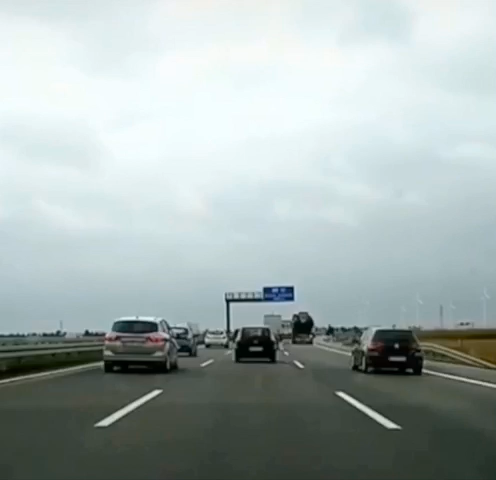
#> input picture frame 30 of input_vid.mp4, 496 x 480 px
$ python lane_detection_MAIN.py
#> lines starting #> are read from the running program, lines starting #| are printed output that depends on the picture; after the words box and inside, x2 and y2 are one past the last pixel; in counts of white or black regions, pixels touching at a corner belong together
### region_interest.py
import numpy as np
import cv2
from round import round_half_up

def region_of_interest(img, vertices, rect_vertices):
    # Define a blank matrix that matches the image height/width.
    mask = np.zeros_like(img)    # Retrieve the number of color channels of the image.
    channel_count = img.shape[2]    # Create a match color with the same color channel counts.
    match_mask_color = (255,) * channel_count

    # Fill inside the polygon
    cv2.fillPoly(mask, vertices, match_mask_color)
    cv2.fillPoly(mask, rect_vertices, match_mask_color)

    # Returning the image only where mask pixels match
    masked_image = cv2.bitwise_and(img, mask)
    return masked_image

def cropImage(frame):

    # Get height of input image
    height, width = frame.shape[:2]
    # Define corners of triangle
    top = (int(round_half_up(width/2,0)), int(round_half_up(height/1.43, 0))) #height/1.47 1.43
    left = (0, int(round_half_up(height*0.9)))
    right = (width, int(round_half_up(height*0.9)))

    region_of_interest_vertices = [(left),(top),(right),]

    # Define corners of rectangle
    rect_top_left = (0, int(round_half_up(height*0.9)))
    rect_top_right = (width, int(round_half_up(height*0.9)))
    rect_bot_left = (0, height)
    rect_bot_right = (width, height)

    rect_of_interest_vertices = [(rect_top_left),(rect_top_right),(rect_bot_right),(rect_bot_left),]

    cropped_image = region_of_interest(frame, np.array([region_of_interest_vertices], np.int32), np.array([rect_of_interest_vertices], np.int32),)

    return cropped_image

### split_mask.py
import cv2
import numpy as np
from round import round_half_up


def splitLeftRight(mask):

# Get height and width of mask
    height, width = mask.shape[:2]

# Black out left side to just receive right lines
    # represents the top left corner of rectangle
    start_right = (0, 0)
    # bottom right corner of rectangle
    end_right = (int(round_half_up(width/2)), height)

# Black out right side to just receive left lines
    start_left = (int(round_half_up(width/2)), 0)
    # bottom right corner of rectangle
    end_left = (width, height)

    # Black color in BGR
    color = (0, 0, 0)
    # Line thickness of -1 to fill rectangle
    thickness = -1

# Copy mask
    right_mask = mask.copy()
    left_mask = mask.copy()
# Apply black square
    right_mask = cv2.rectangle(right_mask, start_right, end_right, color, thickness)
    left_mask = cv2.rectangle(left_mask, start_left, end_left, color, thickness)

    return right_mask, left_mask

### listOperations.py
import numpy as np
import cv2, math
from round import round_half_up
from split_mask import splitLeftRight

# [12 lines left out: function truncList, not called in this run]

# delete eveything but the first point of each y coordinate
def receiveInterestPoints(list):
    for i in range(len(list)):
        #-1 because list objects start at 0 and length at 1
        len_list = (len(list[i])) - 1
        # remove all but not 1 position
        while len_list > 0:
            list[i].pop(len_list)
            len_list = len_list - 1
    return list

# convert 3D to 2D list
def to2D(list):
    list2D = []
    for i in list:
        for j in i:
            list2D.append(j)
    return list2D

def sortLane(list_lane, list_value, list_sorted, list_3D):
    # iterate through left_lane until list end
    for i in range(len(list_lane)):

    # add to left_sorted if similar
        if list_lane[i][1] == list_value:
            list_sorted.append(list_lane[i])

    # else if y wert sich aendert packe left_sorted in left_3D und leere left_sorted
        elif list_lane[i][1] != list_value:
            list_3D.append(list_sorted)
            list_sorted = []

        list_value = list_lane[i][1]

    # Delete empty list objects
    list_3D = [x for x in list_3D if x != []]

    return list_lane, list_value, list_sorted, list_3D

### round.py
import cv2
import numpy as np
import math

def round_half_up(n, decimals=0):
    multiplier = 10 ** decimals
    return math.floor(n*multiplier + 0.5) / multiplier

#    >>> round_half_up(1.23, 1)
#    1.2
#    >>> round_half_up(1.28, 1)
#    1.3
#    >>> round_half_up(1.25, 1)
#    1.3
#    >>> round_half_up(-1.5)
#    -1.0
#    >>> round_half_up(-1.25, 1)
#    -1.2
#    >>> round_half_up(2.5)
#    3.0
#    >>> round_half_up(-1.225, 2)
#    -1.23

def round_half_down(n, decimals=0):
    multiplier = 10 ** decimals
    return math.ceil(n*multiplier - 0.5) / multiplier

#    >>> round_half_down(1.5)
#    1.0
#    >>> round_half_down(-1.5)
#    -2.0
#    >>> round_half_down(2.25, 1)
#    2.2

def round_up(n, decimals=0):
    multiplier = 10 ** decimals
    return math.ceil(n * multiplier) / multiplier

#    >>> round_up(1.1)
#    2.0
#    >>> round_up(1.23, 1)
#    1.3
#    >>> round_up(1.543, 2)
#    1.55
#    >>> round_up(22.45, -1)
#    30.0
#    >>> round_up(1352, -2)
#    1400
#     >>> round_up(-1.5)
#     -1.0

def round_down(n, decimals=0):
    multiplier = 10 ** decimals
    return math.floor(n * multiplier) / multiplier

#    >>> round_down(1.5)
#    1
#    >>> round_down(1.37, 1)
#    1.3
#    >>> round_down(-0.5)
#    -1

def truncate(n, decimals=0):
    multiplier = 10 ** decimals
    return int(n * multiplier) / multiplier

#    >>> truncate(12.5)
#    12.0
#    >>> truncate(-5.963, 1)
#    -5.9
#    >>> truncate(1.625, 2)
#    1.62
#     >>> truncate(125.6, -1)
#     120.0
#     >>> truncate(-1374.25, -3)
#     -1000.0

# Rounding functions used from the following website:
# https://realpython.com/python-rounding/

### lane_detection_MAIN.py
import cv2
import time
import numpy as np
from region_interest import cropImage
from split_mask import splitLeftRight
from listOperations import truncList
from listOperations import receiveInterestPoints
from listOperations import to2D
from listOperations import sortLane

# Create a VideoCapture object and read from input file
cap = cv2.VideoCapture('input_vid.mp4')

# Declaration of global variables
global_lines = []
mask_list = []
combined_mask = 0
kernel_comb = np.ones((3, 3), np.uint8)
y1 = 0
alpha = 0.3
left_value = 0
right_value = 0
left_sorted = []
right_sorted = []
left_3D = []
right_3D = []
final_3D = []
color = (0, 255, 0)
thickness = -1
counter = 3
avg_time = 0
sum_time = 0

# Check if camera opened successfully
if (cap.isOpened() == False):
    print("Error opening video file")

# Read until video is completed
while (cap.isOpened()):
    # Capture frame-by-frame
    ret, frame = cap.read()
#> frame is the input picture: shape (480, 496, 3); mean B, G, R 174.3, 175.8, 164.1
    if ret == True:

        # start time tracking
        start = time.time()

        # Crop frame to the region of interest (see region_interest file)
        frame_cropped = cropImage(frame)
#> in region_of_interest, `cv2.fillPoly(mask, vertices, match_mask_color)`:
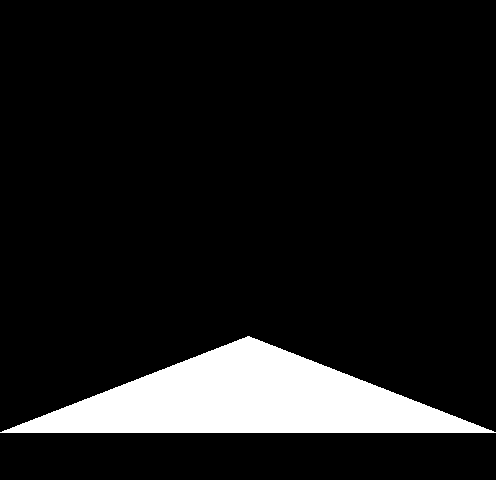
#> mask: shape (480, 496, 3); 10.2% white; 1 white region, box (x1, y1, x2, y2) and area: (0, 336, 496, 433) 24256
#> in region_of_interest, `cv2.fillPoly(mask, rect_vertices, match_mask_color)`:
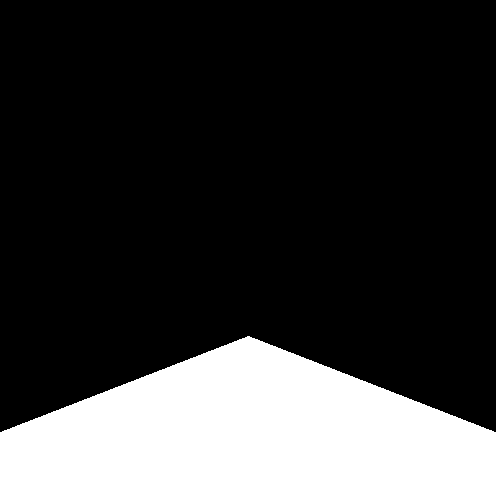
#> mask: shape (480, 496, 3); 20% white; 1 white region, box (x1, y1, x2, y2) and area: (0, 336, 496, 480) 47568

        # Convert Colorspace from BGR to HlS
        hls = cv2.cvtColor(frame_cropped, cv2.COLOR_BGR2HLS)
#> hls: shape (480, 496, 3); mean of channels 0, 1, 2 11.7, 13.1, 4.4

        # Define white color range (chose with trackbars before)
        lower_white = np.array([16, 120, 80])
        upper_white = np.array([21, 255, 255])
        maskW = cv2.inRange(hls, lower_white, upper_white)
#> maskW: shape (480, 496); every value is 0

        # Define yellow color range
        lower_yellow = np.array([0, 144, 0])  # lH, lL, lS
        upper_yellow = np.array([71, 234, 255])  # uH, uL, uS
        maskY = cv2.inRange(hls, lower_yellow, upper_yellow)
#> maskY: shape (480, 496); 0.34% white; 6 white regions (2 under 20 px), largest, box (x1, y1, x2, y2) and area: (96, 390, 162, 426) 379, (337, 392, 400, 428) 363, (294, 361, 303, 368) 25, (202, 360, 213, 366) 23

        # Combining both masks
        mask = maskW + maskY

        # Apply Closing on the mask
        kernel = np.ones((7, 7), np.uint8)
        closing = cv2.morphologyEx(mask, cv2.MORPH_CLOSE, kernel)
        mask = closing

        # Add only every 4th frame
        counter += 1
        if counter == 4:
            # Add mask of frame to mask_list
            mask_list.append(mask)
        elif counter > 4:
            counter = 0

        # If mask_list longer than 9, delete first mask
        if len(mask_list) > 9:
            mask_list.pop(0)

        # bitwise_or for those 9 masks to receive a continues filled line
        for mask in mask_list:
            combined_mask = cv2.bitwise_or(combined_mask, mask)
            combined_mask = cv2.dilate(combined_mask, kernel_comb, iterations=4)  # dilation = cv2.dilate(mask,...)
            combined_mask = cv2.erode(combined_mask, kernel_comb, iterations=4)
#> this loop made 1 pass

        # Split combined_mask in left and right side (function can be found in split_mask.py)
        right_mask, left_mask = splitLeftRight(combined_mask)
#> in splitLeftRight, `right_mask = cv2.rectangle(right_mask, start_right, end_right, color, ..`:
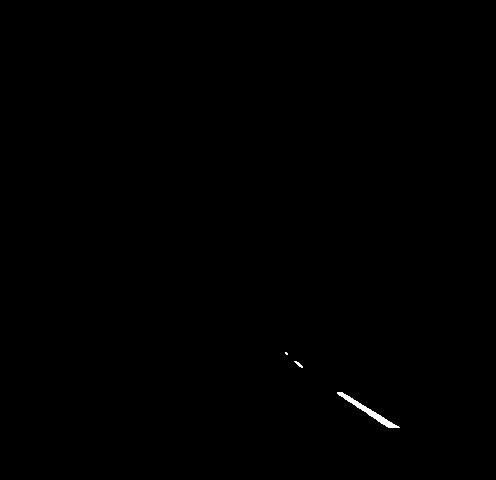
#> right_mask: shape (480, 496); 0.17% white; 3 white regions (1 under 20 px), largest, box (x1, y1, x2, y2) and area: (337, 392, 400, 428) 363, (294, 361, 303, 368) 25
#> in splitLeftRight, `left_mask = cv2.rectangle(left_mask, start_left, end_left, color, thic..`:
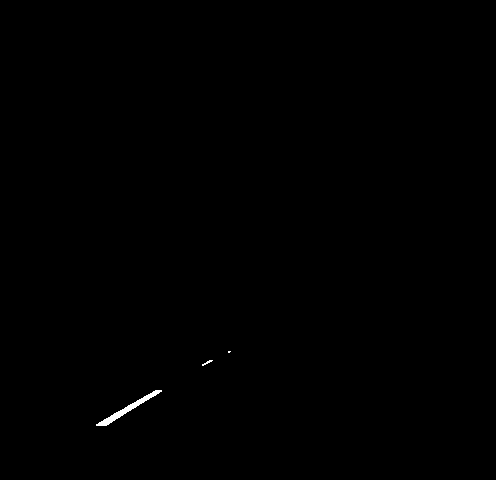
#> left_mask: shape (480, 496); 0.17% white; 3 white regions (1 under 20 px), largest, box (x1, y1, x2, y2) and area: (96, 390, 162, 426) 379, (202, 360, 213, 366) 23

        # Get coordinates for white pixel right side
        [y_coord_R, x_coord_R] = np.where(right_mask != [0])
#> y_coord_R = 395 values from 352 to 427; x_coord_R = 395 values, max 399 at index 394, min 285 at index 0, mean 362.4
        # Get coordinates for white pixel right side
        [y_coord_L, x_coord_L] = np.where(left_mask != [0])
#> y_coord_L = 407 values from 351 to 425; x_coord_L = 407 values, max 230 at index 2, min 96 at index 383, mean 132.9

        # Reset list variables each iteration so they can be freshly filled
        left_lane = []
        right_line = []
        left_value = 0
        right_value = 0
        left_sorted = []
        right_sorted = []
        left_3D = []
        right_3D = []
        final_3D = []

        # Combine each side to one 2D list
        right_lane = list(zip(x_coord_R, y_coord_R))
#> right_lane = 395 pairs, first value 285 to 399, second value 352 to 427
        left_lane = list(zip(x_coord_L, y_coord_L))
#> left_lane = 407 pairs, first value 96 to 230, second value 351 to 425

        # Sort list y smallest to biggest
        left_lane = sorted(left_lane, key=lambda l: l[1])
        right_lane = sorted(right_lane, key=lambda l: l[1])

        # Merge coordinates of left_lane with same y value together in left_3D
        # function can be found in listOperations.py
        left_lane, left_value, left_sorted, left_3D = sortLane(left_lane, left_value, left_sorted, left_3D)
#> the loop in sortLane, `for i in range(len(list_lane)):` made 407 passes
#> list_value on passes 1 to 3: 351, 351, 351
#> after the loop in sortLane, `for i in range(len(list_lane)):`: list_3D = 44 items
#> in sortLane, `list_3D = [x for x in list_3D if x != []]`: list_3D = 43 items
#> left_value = 425; left_sorted = [(97, 425), (98, 425), (99, 425), (100, 425), (101, 425), (102, 425), (103, 425), (104, 425), (105, 425), (106, 425)]; left_3D = 43 items
        # Do the same for the right_lane
        right_lane, right_value, right_sorted, right_3D = sortLane(right_lane, right_value, right_sorted, right_3D)
#> the loop in sortLane (call 2), `for i in range(len(list_lane)):` made 395 passes
#> list_value on passes 1 to 3: 352, 352, 353
#> right_value = 427; right_sorted = [(389, 427), (390, 427), (391, 427), (392, 427), (393, 427), (394, 427), (395, 427), (396, 427), (397, 427), (398, 427), (399, 427)]; right_3D = 45 items

        # Sorting left_3D by biggest x coordinates first
        # right_3D is already sorted the way we need it
        for i in range(len(left_3D)):
            left_3D[i].sort(reverse=True)
#> this loop made 43 passes

        # Delete all unnecessary values from each list, function can be found in listOperations.py
        left_3D = receiveInterestPoints(left_3D)
#> the loop in receiveInterestPoints, `for i in range(len(list)):` made 43 passes
        right_3D = receiveInterestPoints(right_3D)
#> the loop in receiveInterestPoints (call 2), `for i in range(len(list)):` made 45 passes

        # Convert the now unnecessary 3D structed lists to a 2D structure
        left_2D = to2D(left_3D)
#> the loop in to2D, `for i in list:` made 43 passes
#> i on passes 1 to 8: [(230, 351)], [(229, 352)], [(212, 360)], [(211, 361)], [(209, 362)], [(207, 363)], [(205, 364)], [(203, 365)]
#> after the loop in to2D, `for i in list:`: list2D = 43 pairs, first value 108 to 230, second value 351 to 424
#> left_2D has the same summary as list2D in to2D
        right_2D = to2D(right_3D)
#> the loop in to2D (call 2), `for i in list:` made 45 passes
#> i on passes 1 to 8: [(286, 352)], [(286, 353)], [(287, 354)], [(295, 361)], [(296, 362)], [(297, 363)], [(298, 364)], [(299, 365)]
#> right_2D = 45 pairs, first value 286 to 387, second value 352 to 426

        # Find matches in left_3D and right_3D and put them together in final_3D
        for i in range(len(left_2D)):
            for j in range(len(right_2D)):
                if left_2D[i][1] == right_2D[j][1]:
                    tempList = []
                    tempList.append(left_2D[i])
                    tempList.append(right_2D[j])
                    final_3D.append(tempList)
                    tempList = []
#> after the loop, final_3D = 39 items

        # Create copies of frame for output with lane detection overlay
        overlay = frame.copy()
        output = frame.copy()

        # If not empty connect matching points and draw
        if len(final_3D) != 0:
            for i in range(len(final_3D)):
                start_point = final_3D[i][0]
                end_point = final_3D[i][1]
                # Draw rectangle/line
                overlay = cv2.rectangle(overlay, start_point, end_point, color, thickness)
#> this loop made 39 passes
#> (start_point, end_point) on passes 1 to 8: ((229, 352), (286, 352)), ((211, 361), (295, 361)), ((209, 362), (296, 362)), ((207, 363), (297, 363)), ((205, 364), (298, 364)), ((203, 365), (299, 365)), ((159, 392), (338, 392)), ((158, 393), (338, 393))
#> pass 3, `overlay = cv2.rectangle(overlay, start_point, end_point, color, thickn..`:
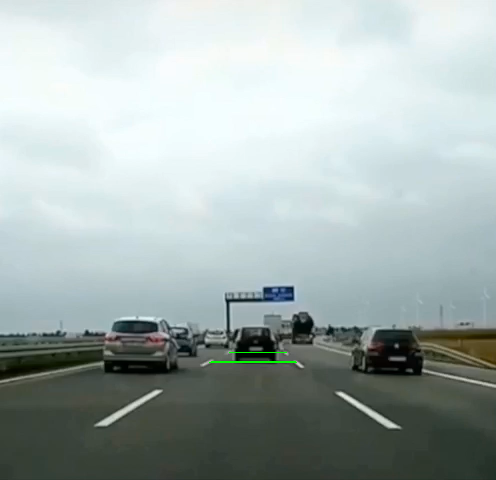
#> overlay: shape (480, 496, 3); mean B, G, R 174.2, 176, 164.1
#> after the loop:
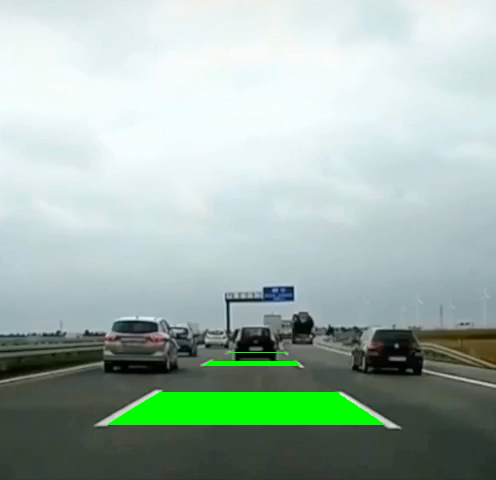
#> overlay: shape (480, 496, 3); 3.28% of pixels changed, all inside (x1, y1, x2, y2) = (108, 363, 385, 425)

        # Apply the overlay onto the output
        cv2.addWeighted(overlay, alpha, output, 1 - alpha, 0, output)
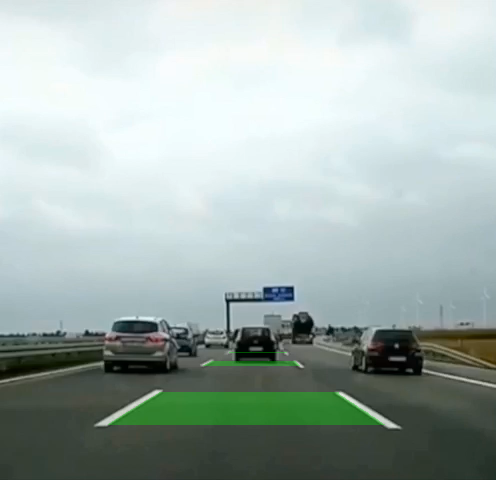
#> output: shape (480, 496, 3); 3.38% of pixels changed, all inside (x1, y1, x2, y2) = (108, 352, 385, 425)

        # Combine frame and combined mask (just for visual output)
        result = cv2.bitwise_and(frame, frame, mask=combined_mask)

        # [9 lines of commented-out code are left out]
        cv2.imshow("Output", output)

        # get time taken to run the for loop code
        end_time = (time.time() - start)
        if avg_time == 0:
            avg_time = end_time
        elif avg_time > 0:
            avg_time = ((avg_time + end_time) / 2)
        # get total amount of time spent
        sum_time = sum_time + end_time
        # Set combined_mask to 0 again, after it was shown
        combined_mask = 0

        # Press [Q] on keyboard to break loop
        if cv2.waitKey(1) & 0xFF == ord('q'):
#> (key q is pressed here)
            break

    # or break the loop if stream is over
    else:
        break

# When everything done, release the video capture object
cap.release()

# Print avg frame execution time in seconds
print("Average frame process time: " + str(avg_time))
print("Total time spent: " + str(sum_time))

# Closes all the frames
cv2.destroyAllWindows()

$ run again, starting later in the video
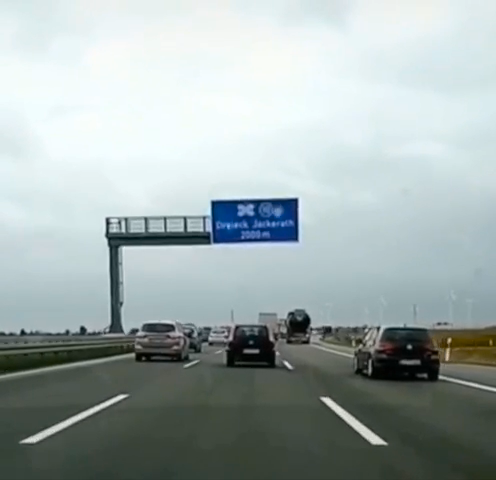
#> input picture frame 135 of input_vid.mp4, 496 x 480 px
#> frame is the input picture: shape (480, 496, 3); mean B, G, R 172.3, 173.2, 161.5
#> hls: shape (480, 496, 3); mean of channels 0, 1, 2 11.6, 13.8, 4.5
#> maskW: shape (480, 496); every value is 0
#> maskY: shape (480, 496); 0.51% white; 7 white regions (5 under 20 px), largest, box (x1, y1, x2, y2) and area: (21, 395, 128, 443) 611, (321, 397, 387, 445) 575
#> closing: shape (480, 496); 0.51% white; 6 white regions (4 under 20 px), largest, box (x1, y1, x2, y2) and area: (21, 395, 128, 443) 612, (321, 397, 387, 445) 576
#> the loop `for mask in mask_list:` made 1 pass
#> right_mask: shape (480, 496); 0.24% white; 2 white regions (1 under 20 px), largest, box (x1, y1, x2, y2) and area: (321, 397, 387, 445) 576
#> in splitLeftRight, `left_mask = cv2.rectangle(left_mask, start_left, end_left, color, thic..`:
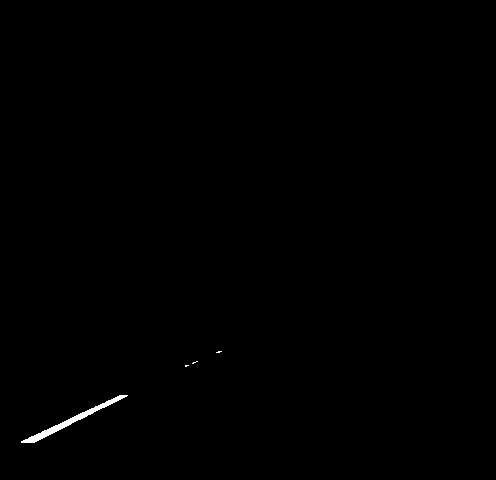
#> left_mask: shape (480, 496); 0.27% white; 4 white regions (3 under 20 px), largest, box (x1, y1, x2, y2) and area: (21, 395, 128, 443) 612
#> y_coord_R = 583 values from 352 to 444; x_coord_R = 583 values, max 386 at index 580, min 276 at index 0, mean 352.6
#> y_coord_L = 633 values from 351 to 442; x_coord_L = 633 values, max 221 at index 3, min 21 at index 603, mean 75.11
#> right_lane = 583 pairs, first value 276 to 386, second value 352 to 444
#> left_lane = 633 pairs, first value 21 to 221, second value 351 to 442
#> the loop in sortLane, `for i in range(len(list_lane)):` made 633 passes
#> list_value on passes 1 to 3: 351, 351, 351
#> after the loop in sortLane, `for i in range(len(list_lane)):`: list_3D = 55 items
#> in sortLane, `list_3D = [x for x in list_3D if x != []]`: list_3D = 54 items
#> left_value = 442; left_sorted = [(22, 442), (23, 442), (24, 442), (25, 442), (26, 442), (27, 442), (28, 442), (29, 442), (30, 442), (31, 442), (32, 442), (33, 442), (34, 442)]; left_3D = 54 items
#> the loop in sortLane (call 2), `for i in range(len(list_lane)):` made 583 passes
#> list_value on passes 1 to 3: 352, 352, 353
#> right_value = 444; right_sorted = [(385, 444)]; right_3D = 50 items
#> the loop `for i in range(len(left_3D)):` made 54 passes
#> the loop in receiveInterestPoints, `for i in range(len(list)):` made 54 passes
#> the loop in receiveInterestPoints (call 2), `for i in range(len(list)):` made 50 passes
#> the loop in to2D, `for i in list:` made 54 passes
#> i on passes 1 to 8: [(221, 351)], [(219, 352)], [(197, 361)], [(195, 362)], [(193, 363)], [(188, 365)], [(186, 366)], [(127, 395)]
#> after the loop in to2D, `for i in list:`: list2D = 54 pairs, first value 36 to 221, second value 351 to 441
#> left_2D has the same summary as list2D in to2D
#> the loop in to2D (call 2), `for i in list:` made 50 passes
#> i on passes 1 to 8: [(277, 352)], [(277, 353)], [(277, 354)], [(322, 397)], [(322, 398)], [(322, 399)], [(324, 400)], [(325, 401)]
#> right_2D = 50 pairs, first value 277 to 373, second value 352 to 443
#> the loop `for i in range(len(left_2D)):` made 54 passes
#> after the loop `for i in range(len(left_2D)):`: final_3D = 46 items
#> the loop `for i in range(len(final_3D)):` made 46 passes
#> (start_point, end_point) on passes 1 to 8: ((219, 352), (277, 352)), ((124, 397), (322, 397)), ((122, 398), (322, 398)), ((120, 399), (322, 399)), ((118, 400), (324, 400)), ((116, 401), (325, 401)), ((114, 402), (326, 402)), ((112, 403), (327, 403))
#> `cv2.addWeighted(overlay, alpha, output, 1 - alpha, 0, output)`:
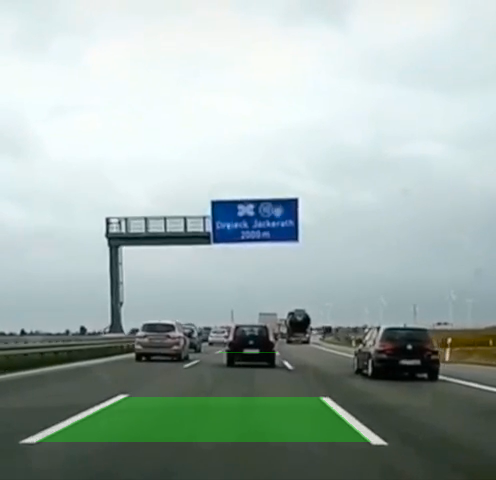
#> output: shape (480, 496, 3); 5.06% of pixels changed, all inside (x1, y1, x2, y2) = (36, 352, 371, 442)
